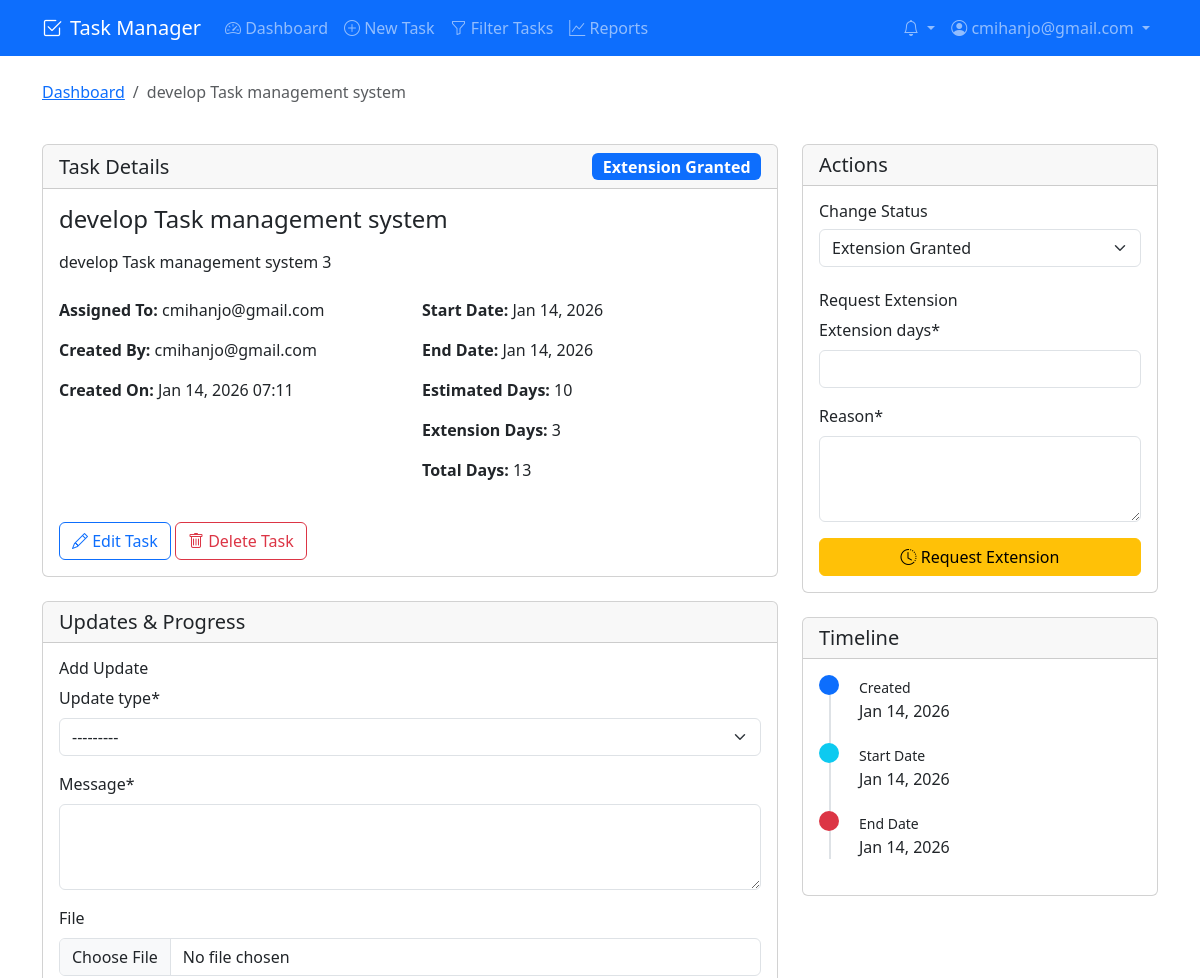
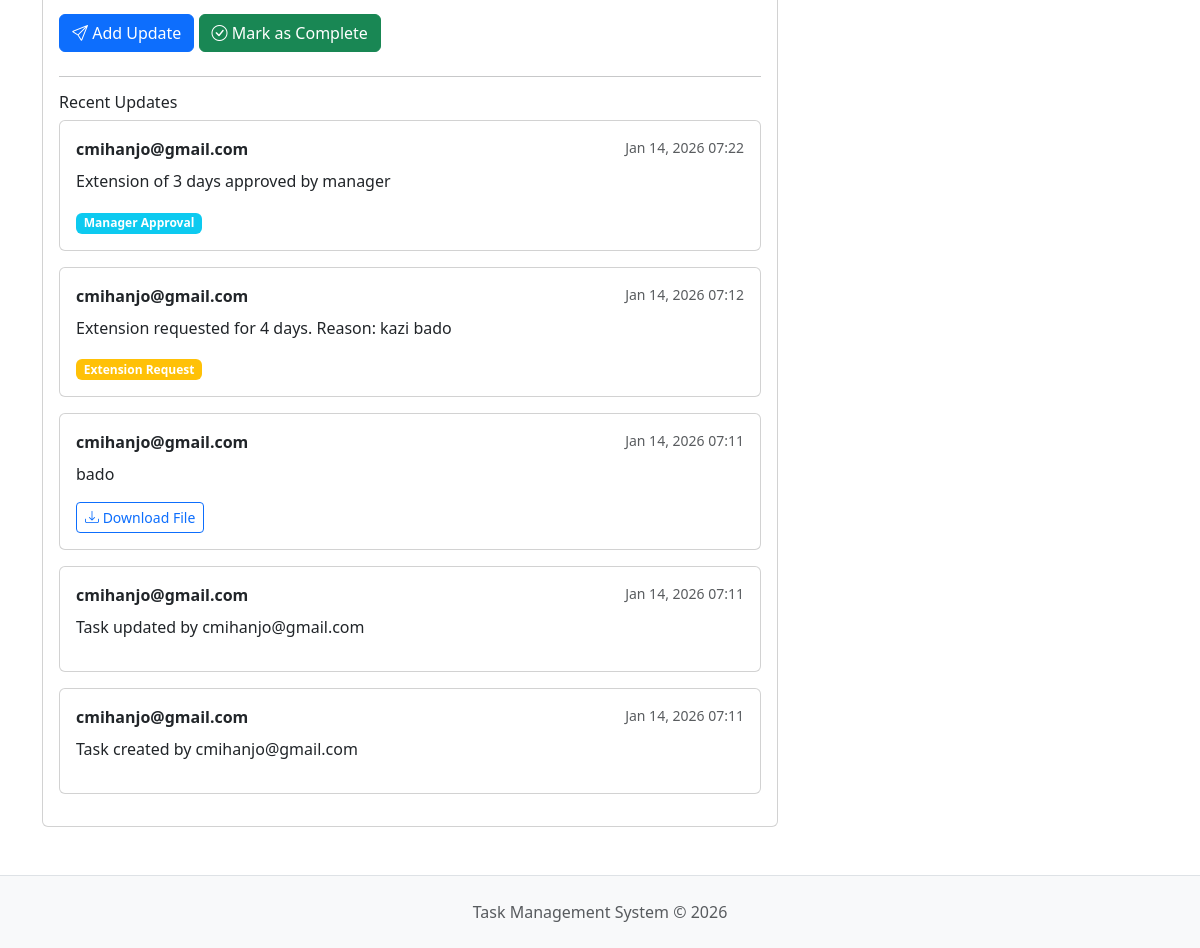
The page /tasks/1/ (signed in) on the database its author committed (2 pictures, top to bottom).
### tasks/models.py (models this page shows, shortened)
class Task(models.Model):
    STATUS_CHOICES = [
        ('pending', 'Pending'),
        ('in_progress', 'In Progress'),
        ('completed', 'Completed'),
        ('needs_extension', 'Needs Extension'),
        ('extension_granted', 'Extension Granted'),
        ('closed', 'Closed'),
    ]
    name = models.CharField(max_length=200)
    description = models.TextField()
    assigned_to = models.ForeignKey(User, on_delete=models.CASCADE, related_name='assigned_tasks')
    created_by = models.ForeignKey(User, on_delete=models.CASCADE, related_name='created_tasks')
    created_at = models.DateTimeField(auto_now_add=True)
    start_date = models.DateField()
    end_date = models.DateField()
    estimated_days = models.PositiveIntegerField(help_text="Estimated number of work days")
    extension_days = models.PositiveIntegerField(default=0)
    status = models.CharField(max_length=20, choices=STATUS_CHOICES, default='pending')
    completed_at = models.DateTimeField(null=True, blank=True)
    is_completed = models.BooleanField(default=False)
    class Meta:
        ordering = ['-created_at']
        permissions = [
            ("can_view_all_tasks", "Can view all tasks"),
        ]
    @property
    def is_overdue(self):
        return self.end_date < timezone.now().date() and not self.is_completed
    @property
    def total_days(self):
        return self.estimated_days + self.extension_days

class TaskUpdate(models.Model):
    UPDATE_TYPES = [
        ('progress', 'Progress Update'),
        ('completion', 'Completion Request'),
        ('extension', 'Extension Request'),
        ('approval', 'Manager Approval'),
        ('comment', 'Comment'),
    ]
    task = models.ForeignKey(Task, on_delete=models.CASCADE, related_name='updates')
    user = models.ForeignKey(User, on_delete=models.CASCADE)
    update_type = models.CharField(max_length=20, choices=UPDATE_TYPES)
    message = models.TextField()
    created_at = models.DateTimeField(auto_now_add=True)
    file = models.FileField(upload_to='task_updates/', null=True, blank=True)
    class Meta:
        ordering = ['-created_at']

### tasks/views.py (the view, shortened to what this page needs)
# urls.py: path('<int:task_id>/', views.task_detail, name='task_detail'),
@login_required
def task_detail(request, task_id):
    task = get_object_or_404(Task, id=task_id)
    if not (request.user == task.assigned_to or request.user == task.created_by or
            request.user.groups.filter(name='Manager').exists()):
        messages.error(request, 'You do not have permission to view this task.')
        return redirect('tasks:dashboard')
    updates = task.updates.all().order_by('-created_at')
    update_form = TaskUpdateForm()
    extension_form = ExtensionRequestForm()
    status_form = TaskStatusForm(instance=task)
    context = {
        'task': task,
        'updates': updates,
        'update_form': update_form,
        'extension_form': extension_form,
        'status_form': status_form,
        'can_edit': request.user == task.assigned_to,
        'is_manager': request.user.groups.filter(name='Manager').exists(),
    }
    return render(request, 'tasks/task_detail.html', context)

### tasks/forms.py
class TaskUpdateForm(forms.ModelForm):
    class Meta:
        model = TaskUpdate
        fields = ['update_type', 'message', 'file']
        widgets = {
            'message': forms.Textarea(attrs={'rows': 3}),
        }

class ExtensionRequestForm(forms.Form):
    extension_days = forms.IntegerField(min_value=1, max_value=30)
    reason = forms.CharField(widget=forms.Textarea(attrs={'rows': 3}))

### tasks/templatetags/custom_filters.py (called while the page is built)
@register.filter
def status_color(status):
    color_map = {
        'pending': 'secondary',
        'in_progress': 'info',
        'completed': 'success',
        'needs_extension': 'warning',
        'extension_granted': 'primary',
        'closed': 'dark',
    }
    return color_map.get(status, 'secondary')

### templates/tasks/task_detail.html (shortened to what this page needs)
{% extends 'base.html' %}
{% load crispy_forms_tags %}
{% load custom_filters %}
{% block content %}
<div class="row mb-4">
    <div class="col-12">
        <nav aria-label="breadcrumb">
            <ol class="breadcrumb">
                <li class="breadcrumb-item"><a href="{% url 'tasks:dashboard' %}">Dashboard</a></li>
                <li class="breadcrumb-item active">{{ task.name|truncatechars:30 }}</li>
            </ol>
        </nav>
    </div>
</div>
<div class="row">
    <div class="col-md-8">
        <div class="card mb-4">
            <div class="card-header d-flex justify-content-between align-items-center">
                <h5 class="mb-0">Task Details</h5>
                <span class="badge bg-{{ task.status|status_color }} fs-6">{{ task.get_status_display }}</span>
            </div>
            <div class="card-body">
                <h4 class="card-title">{{ task.name }}</h4>
                <p class="card-text">{{ task.description|linebreaks }}</p>
                <div class="row mt-4">
                    <div class="col-md-6">
                        <p><strong>Assigned To:</strong> {{ task.assigned_to.get_full_name|default:task.assigned_to.username }}</p>
                        <p><strong>Created By:</strong> {{ task.created_by.get_full_name|default:task.created_by.username }}</p>
                        <p><strong>Created On:</strong> {{ task.created_at|date:"M d, Y H:i" }}</p>
                    </div>
                    <div class="col-md-6">
                        <p><strong>Start Date:</strong> {{ task.start_date|date:"M d, Y" }}</p>
                        <p><strong>End Date:</strong> {{ task.end_date|date:"M d, Y" }}</p>
                        <p><strong>Estimated Days:</strong> {{ task.estimated_days }}</p>
                        <p><strong>Extension Days:</strong> {{ task.extension_days }}</p>
                        <p><strong>Total Days:</strong> {{ task.total_days }}</p>
                    </div>
                </div>
                <div class="mt-4">
                    {% if can_edit and not task.is_completed %}
                    <a href="{% url 'tasks:edit_task' task.id %}" class="btn btn-outline-primary">
                        <i class="bi bi-pencil"></i> Edit Task
                    </a>
                    {% endif %}
                    {% if user == task.created_by or user.groups.filter.name == 'Manager' %}
                    <a href="{% url 'tasks:delete_task' task.id %}" class="btn btn-outline-danger">
                        <i class="bi bi-trash"></i> Delete Task
                    </a>
                    {% endif %}
                </div>
            </div>
        </div>
        <div class="card">
            <div class="card-header">
                <h5 class="mb-0">Updates & Progress</h5>
            </div>
            <div class="card-body">
                {% if can_edit and not task.is_completed %}
                <div class="mb-4">
                    <h6>Add Update</h6>
                    <form method="post" enctype="multipart/form-data" action="{% url 'tasks:add_task_update' task.id %}">
                        {{ update_form|crispy }}
                        <div class="mt-3">
                            <button type="submit" class="btn btn-primary">
                                <i class="bi bi-send"></i> Add Update
                            </button>
                            {% if task.status != 'completed' and task.status != 'needs_extension' %}
                            <button type="button" class="btn btn-success" onclick="markAsComplete({{ task.id }})">
                                <i class="bi bi-check-circle"></i> Mark as Complete
                            </button>
                            {% endif %}
                        </div>
                    </form>
                </div>
                <hr>
                {% endif %}
                <div class="updates-list">
                    <h6>Recent Updates</h6>
                    {% for update in updates %}
                    <div class="card mb-3">
                        <div class="card-body">
                            <div class="d-flex justify-content-between align-items-start mb-2">
                                <strong>{{ update.user.get_full_name|default:update.user.username }}</strong>
                                <small class="text-muted">{{ update.created_at|date:"M d, Y H:i" }}</small>
                            </div>
                            <p class="mb-2">{{ update.message|linebreaks }}</p>
                            {% if update.update_type == 'extension' %}
                            <span class="badge bg-warning">Extension Request</span>
                            {% elif update.update_type == 'completion' %}
                            <span class="badge bg-success">Completion Request</span>
                            {% elif update.update_type == 'approval' %}
                            <span class="badge bg-info">Manager Approval</span>
                            {% endif %}
                            {% if update.file %}
                            <div class="mt-2">
                                <a href="{{ update.file.url }}" class="btn btn-sm btn-outline-primary" download>
                                    <i class="bi bi-download"></i> Download File
                                </a>
                            </div>
                            {% endif %}
                        </div>
                    </div>
                    {% empty %}
                    <p class="text-muted">No updates yet.</p>
                    {% endfor %}
                </div>
            </div>
        </div>
    </div>
    <div class="col-md-4">
        <div class="card mb-4">
            <div class="card-header">
                <h5 class="mb-0">Actions</h5>
            </div>
            <div class="card-body">
                {% if is_manager %}
                <div class="mb-4">
                    <h6>Change Status</h6>
                    <form method="post" action="{% url 'tasks:update_task_status' task.id %}">
                        <div class="mb-3">
                            <select name="status" class="form-select" onchange="this.form.submit()">
                                {% for value, label in task.STATUS_CHOICES %}
                                <option value="{{ value }}" {% if task.status == value %}selected{% endif %}>
                                    {{ label }}
                                </option>
                                {% endfor %}
                            </select>
                        </div>
                    </form>
                </div>
                {% endif %}
                {% if can_edit and not task.is_completed and task.status != 'needs_extension' %}
                <div class="mt-4">
                    <h6>Request Extension</h6>
                    <form method="post" action="{% url 'tasks:request_extension' task.id %}">
                        {{ extension_form|crispy }}
                        <div class="d-grid mt-3">
                            <button type="submit" class="btn btn-warning">
                                <i class="bi bi-clock-history"></i> Request Extension
                            </button>
                        </div>
                    </form>
                </div>
                {% endif %}
            </div>
        </div>
        <div class="card">
            <div class="card-header">
                <h5 class="mb-0">Timeline</h5>
            </div>
            <div class="card-body">
                <div class="timeline">
                    <div class="timeline-item">
                        <div class="timeline-marker bg-primary"></div>
                        <div class="timeline-content">
                            <small>Created</small>
                            <p class="mb-0">{{ task.created_at|date:"M d, Y" }}</p>
                        </div>
                    </div>
                    <div class="timeline-item">
                        <div class="timeline-marker bg-info"></div>
                        <div class="timeline-content">
                            <small>Start Date</small>
                            <p class="mb-0">{{ task.start_date|date:"M d, Y" }}</p>
                        </div>
                    </div>
                    <div class="timeline-item">
                        <div class="timeline-marker {% if task.is_overdue %}bg-danger{% else %}bg-success{% endif %}"></div>
                        <div class="timeline-content">
                            <small>End Date</small>
                            <p class="mb-0">{{ task.end_date|date:"M d, Y" }}</p>
                        </div>
                    </div>
                </div>
            </div>
        </div>
    </div>
</div>
{% endblock %}

### templates/base.html (shortened to what this page needs)
<!DOCTYPE html>
<html lang="en" data-bs-theme="light">
<head>
    <link href="https://cdn.jsdelivr.net/npm/bootstrap@5.3.0/dist/css/bootstrap.min.css" rel="stylesheet">
    <link rel="stylesheet" href="https://cdn.jsdelivr.net/npm/bootstrap-icons@1.10.0/font/bootstrap-icons.css">
</head>
<body>
    <nav class="navbar navbar-expand-lg navbar-dark bg-primary">
        <div class="container">
            <a class="navbar-brand" href="{% url 'tasks:dashboard' %}">
                <i class="bi bi-check2-square me-2"></i>Task Manager
            </a>
            <div class="collapse navbar-collapse" id="navbarNav">
                <ul class="navbar-nav me-auto">
                    {% if user.is_authenticated %}
                        <li class="nav-item">
                            <a class="nav-link" href="{% url 'tasks:dashboard' %}">
                                <i class="bi bi-speedometer2"></i> Dashboard
                            </a>
                        </li>
                        <li class="nav-item">
                            <a class="nav-link" href="{% url 'tasks:create_task' %}">
                                <i class="bi bi-plus-circle"></i> New Task
                            </a>
                        </li>
                        <li class="nav-item">
                            <a class="nav-link" href="{% url 'tasks:filter_tasks' %}">
                                <i class="bi bi-funnel"></i> Filter Tasks
                            </a>
                        </li>
                        {% if user.groups.all.0.name == 'Manager' %}
                        <li class="nav-item">
                            <a class="nav-link" href="{% url 'tasks:reports' %}">
                                <i class="bi bi-graph-up"></i> Reports
                            </a>
                        </li>
                        {% endif %}
                    {% endif %}
                </ul>
                <ul class="navbar-nav">
                    {% if user.is_authenticated %}
                        <li class="nav-item dropdown">
                            <a class="nav-link dropdown-toggle" href="#" id="notificationsDropdown" role="button"
                            data-bs-toggle="dropdown" aria-expanded="false">
                                <i class="bi bi-bell"></i>
                            </a>
                        </li>
                        <li class="nav-item dropdown">
                            <a class="nav-link dropdown-toggle" href="#" id="userDropdown" role="button"
                               data-bs-toggle="dropdown" aria-expanded="false">
                                <i class="bi bi-person-circle"></i> {{ user.username }}
                            </a>
                        </li>
                    {% endif %}
                </ul>
            </div>
        </div>
    </nav>
    <main class="container my-4">
        {% block content %}{% endblock %}
    </main>
    <footer class="bg-light border-top py-4 mt-5">
        <div class="container text-center">
            <p class="text-muted mb-0">Task Management System &copy; {% now "Y" %}</p>
        </div>
    </footer>
</body>
</html>

### templates/tasks/task_detail.html (style rules this page uses)
.timeline { position: relative; padding-left: 30px; }
.timeline:before { content: ''; position: absolute; left: 10px; top: 0; bottom: 0; width: 2px; background: #dee2e6; }
.timeline-item { position: relative; margin-bottom: 20px; }
.timeline-marker { position: absolute; left: -30px; width: 20px; height: 20px; border-radius: 50%; background: #6c757d; }
.timeline-content { padding-left: 10px; }

### rows shown on the page
Task: name "develop Task management system", status "Extension Granted", description "develop Task management system 3", assigned_to.get_full_name "cmihanjo@gmail.com", created_by.get_full_name "cmihanjo@gmail.com", created_at "Jan 14, 2026 07:11", start_date "Jan 14, 2026", end_date "Jan 14, 2026", estimated_days "10", extension_days "3", total_days "13", created_at "Jan 14, 2026"
TaskUpdate: user.get_full_name "cmihanjo@gmail.com", created_at "Jan 14, 2026 07:22", message "Extension of 3 days approved by manager", update_type "Manager Approval"
TaskUpdate: user.get_full_name "cmihanjo@gmail.com", created_at "Jan 14, 2026 07:12", message "Extension requested for 4 days. Reason: kazi bado", update_type "Extension Request"
TaskUpdate: user.get_full_name "cmihanjo@gmail.com", created_at "Jan 14, 2026 07:11", message "bado"
TaskUpdate: user.get_full_name "cmihanjo@gmail.com", created_at "Jan 14, 2026 07:11", message "Task updated by cmihanjo@gmail.com"
TaskUpdate: user.get_full_name "cmihanjo@gmail.com", created_at "Jan 14, 2026 07:11", message "Task created by cmihanjo@gmail.com"

### other values the page prints
{{ user.username }} "cmihanjo@gmail.com"
